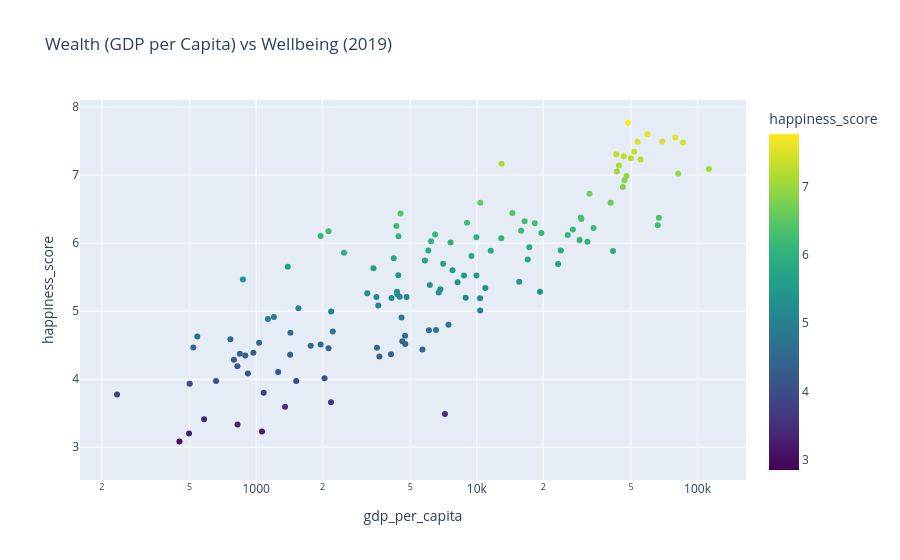

Write notebook code for a chart like this one.
### Markdown cell above
### 3.2 GDP vs Happiness Score

### Code cell
fig_scatter = px.scatter(
    df_latest.to_pandas(),
    x="gdp_per_capita",
    y="happiness_score",
    hover_name="country_name",
    color="happiness_score",
    color_continuous_scale="Viridis",
    log_x=True,
    title=f"Wealth (GDP per Capita) vs Wellbeing ({latest_year})",
)
fig_scatter.show()

### Figure 1 — Plotly figure (JSON) as saved in the notebook; plotly's stock layout.template omitted (floating-point values rounded to 4 significant figures; data arrays with more than 128 entries replaced by an {"elided": "..."} marker saying what was removed)
{"data": [{"hovertemplate": "<b>%{hovertext}</b><br><br>gdp_per_capita=%{x}<br>happiness_score=%{marker.color}<extra></extra>", "hovertext": {"elided": "156 str values"}, "legendgroup": "", "marker": {"color": {"elided": "156 float values"}, "coloraxis": "coloraxis", "symbol": "circle"}, "mode": "markers", "name": "", "orientation": "v", "showlegend": false, "type": "scatter", "x": {"elided": "156 float values"}, "xaxis": "x", "y": {"elided": "156 float values"}, "yaxis": "y"}], "layout": {"coloraxis": {"autocolorscale": false, "colorbar": {"title": {"text": "happiness_score"}}, "colorscale": [[0, "#440154"], [0.1111, "#482878"], [0.2222, "#3e4989"], [0.3333, "#31688e"], [0.4444, "#26828e"], [0.5556, "#1f9e89"], [0.6667, "#35b779"], [0.7778, "#6ece58"], [0.8889, "#b5de2b"], [1, "#fde725"]]}, "legend": {"tracegroupgap": 0}, "title": {"text": "Wealth (GDP per Capita) vs Wellbeing (2019)"}, "xaxis": {"anchor": "y", "domain": [0, 1], "title": {"text": "gdp_per_capita"}, "type": "log"}, "yaxis": {"anchor": "x", "domain": [0, 1], "title": {"text": "happiness_score"}}}}
